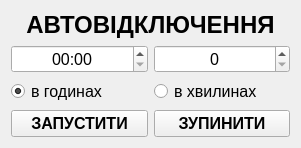
<?xml version="1.0" encoding="UTF-8"?>
<ui version="4.0">
 <class>Form</class>
 <widget class="QWidget" name="Form">
  <property name="geometry">
   <rect>
    <x>0</x>
    <y>0</y>
    <width>301</width>
    <height>138</height>
   </rect>
  </property>
  <property name="font">
   <font>
    <pointsize>12</pointsize>
   </font>
  </property>
  <property name="windowTitle">
   <string>TimeOff</string>
  </property>
  <property name="windowIcon">
   <iconset resource="Timeoff.qrc">
    <normaloff>:/Icon/Aha-Soft-Large-Calendar-Clock.ico</normaloff>:/Icon/Aha-Soft-Large-Calendar-Clock.ico</iconset>
  </property>
  <layout class="QGridLayout" name="gridLayout">
   <item row="0" column="0" colspan="2">
    <widget class="QLabel" name="label">
     <property name="font">
      <font>
       <pointsize>18</pointsize>
       <weight>75</weight>
       <bold>true</bold>
      </font>
     </property>
     <property name="text">
      <string>АВТОВІДКЛЮЧЕННЯ</string>
     </property>
     <property name="alignment">
      <set>Qt::AlignCenter</set>
     </property>
    </widget>
   </item>
   <item row="1" column="0">
    <widget class="QTimeEdit" name="timeEdit">
     <property name="cursor">
      <cursorShape>PointingHandCursor</cursorShape>
     </property>
     <property name="alignment">
      <set>Qt::AlignCenter</set>
     </property>
     <property name="displayFormat">
      <string>HH:mm</string>
     </property>
    </widget>
   </item>
   <item row="2" column="0">
    <widget class="QRadioButton" name="radioButton">
     <property name="cursor">
      <cursorShape>PointingHandCursor</cursorShape>
     </property>
     <property name="text">
      <string>в годинах</string>
     </property>
     <property name="checked">
      <bool>true</bool>
     </property>
    </widget>
   </item>
   <item row="1" column="1">
    <widget class="QTimeEdit" name="timeEdit_2">
     <property name="cursor">
      <cursorShape>PointingHandCursor</cursorShape>
     </property>
     <property name="alignment">
      <set>Qt::AlignCenter</set>
     </property>
     <property name="currentSection">
      <enum>QDateTimeEdit::MinuteSection</enum>
     </property>
     <property name="displayFormat">
      <string>m</string>
     </property>
    </widget>
   </item>
   <item row="2" column="1">
    <widget class="QRadioButton" name="radioButton_2">
     <property name="cursor">
      <cursorShape>PointingHandCursor</cursorShape>
     </property>
     <property name="text">
      <string>в хвилинах</string>
     </property>
     <property name="checkable">
      <bool>true</bool>
     </property>
    </widget>
   </item>
   <item row="3" column="0">
    <widget class="QPushButton" name="pushButton">
     <property name="font">
      <font>
       <weight>75</weight>
       <bold>true</bold>
      </font>
     </property>
     <property name="cursor">
      <cursorShape>PointingHandCursor</cursorShape>
     </property>
     <property name="text">
      <string>ЗАПУСТИТИ</string>
     </property>
    </widget>
   </item>
   <item row="3" column="1">
    <widget class="QPushButton" name="pushButton_2">
     <property name="font">
      <font>
       <weight>75</weight>
       <bold>true</bold>
      </font>
     </property>
     <property name="cursor">
      <cursorShape>PointingHandCursor</cursorShape>
     </property>
     <property name="text">
      <string>ЗУПИНИТИ</string>
     </property>
    </widget>
   </item>
  </layout>
 </widget>
 <tabstops>
  <tabstop>timeEdit</tabstop>
  <tabstop>radioButton</tabstop>
  <tabstop>timeEdit_2</tabstop>
  <tabstop>radioButton_2</tabstop>
  <tabstop>pushButton</tabstop>
  <tabstop>pushButton_2</tabstop>
 </tabstops>
 <resources>
  <include location="Timeoff.qrc"/>
 </resources>
 <connections>
  <connection>
   <sender>pushButton</sender>
   <signal>clicked()</signal>
   <receiver>pushButton</receiver>
   <slot>click()</slot>
   <hints>
    <hint type="sourcelabel">
     <x>24</x>
     <y>108</y>
    </hint>
    <hint type="destinationlabel">
     <x>89</x>
     <y>121</y>
    </hint>
   </hints>
  </connection>
  <connection>
   <sender>pushButton_2</sender>
   <signal>clicked()</signal>
   <receiver>pushButton_2</receiver>
   <slot>click()</slot>
   <hints>
    <hint type="sourcelabel">
     <x>221</x>
     <y>117</y>
    </hint>
    <hint type="destinationlabel">
     <x>256</x>
     <y>118</y>
    </hint>
   </hints>
  </connection>
 </connections>
</ui>
